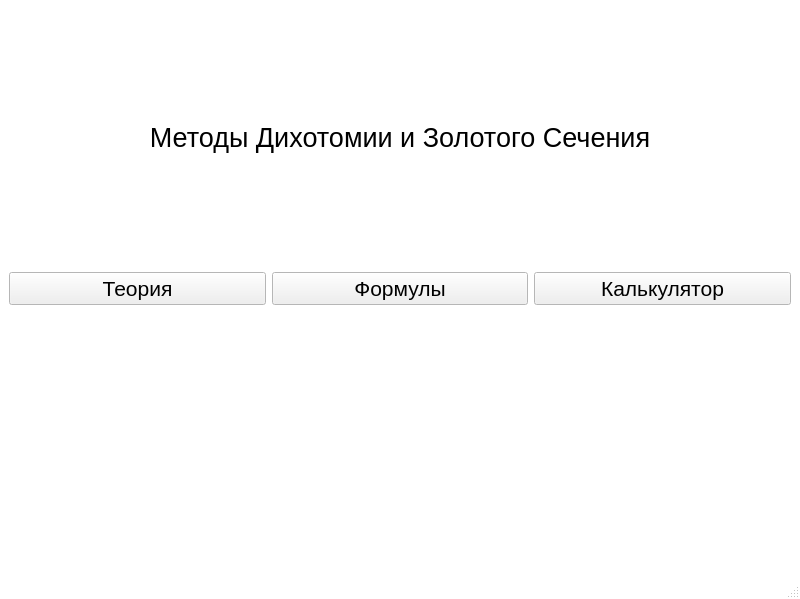
<?xml version="1.0" encoding="UTF-8"?>
<ui version="4.0">
 <class>MainWindow</class>
 <widget class="QMainWindow" name="MainWindow">
  <property name="geometry">
   <rect>
    <x>0</x>
    <y>0</y>
    <width>800</width>
    <height>599</height>
   </rect>
  </property>
  <property name="palette">
   <palette>
    <active>
     <colorrole role="Base">
      <brush brushstyle="SolidPattern">
       <color alpha="255">
        <red>255</red>
        <green>255</green>
        <blue>255</blue>
       </color>
      </brush>
     </colorrole>
     <colorrole role="Window">
      <brush brushstyle="SolidPattern">
       <color alpha="255">
        <red>255</red>
        <green>255</green>
        <blue>255</blue>
       </color>
      </brush>
     </colorrole>
    </active>
    <inactive>
     <colorrole role="Base">
      <brush brushstyle="SolidPattern">
       <color alpha="255">
        <red>255</red>
        <green>255</green>
        <blue>255</blue>
       </color>
      </brush>
     </colorrole>
     <colorrole role="Window">
      <brush brushstyle="SolidPattern">
       <color alpha="255">
        <red>255</red>
        <green>255</green>
        <blue>255</blue>
       </color>
      </brush>
     </colorrole>
    </inactive>
    <disabled>
     <colorrole role="Base">
      <brush brushstyle="SolidPattern">
       <color alpha="255">
        <red>255</red>
        <green>255</green>
        <blue>255</blue>
       </color>
      </brush>
     </colorrole>
     <colorrole role="Window">
      <brush brushstyle="SolidPattern">
       <color alpha="255">
        <red>255</red>
        <green>255</green>
        <blue>255</blue>
       </color>
      </brush>
     </colorrole>
    </disabled>
   </palette>
  </property>
  <property name="windowTitle">
   <string>MainWindow</string>
  </property>
  <property name="autoFillBackground">
   <bool>false</bool>
  </property>
  <widget class="QWidget" name="centralwidget">
   <layout class="QVBoxLayout" name="verticalLayout">
    <item>
     <layout class="QVBoxLayout" name="verticalLayout_4">
      <item>
       <widget class="QLabel" name="label">
        <property name="font">
         <font>
          <pointsize>20</pointsize>
         </font>
        </property>
        <property name="text">
         <string>Методы Дихотомии и Золотого Сечения</string>
        </property>
        <property name="alignment">
         <set>Qt::AlignCenter</set>
        </property>
       </widget>
      </item>
     </layout>
    </item>
    <item>
     <layout class="QHBoxLayout" name="horizontalLayout">
      <item>
       <widget class="QPushButton" name="pushButton">
        <property name="font">
         <font>
          <pointsize>16</pointsize>
         </font>
        </property>
        <property name="text">
         <string>Теория</string>
        </property>
        <property name="iconSize">
         <size>
          <width>16</width>
          <height>16</height>
         </size>
        </property>
       </widget>
      </item>
      <item>
       <widget class="QPushButton" name="pushButton_2">
        <property name="font">
         <font>
          <pointsize>16</pointsize>
         </font>
        </property>
        <property name="text">
         <string>Формулы</string>
        </property>
       </widget>
      </item>
      <item>
       <widget class="QPushButton" name="pushButton_3">
        <property name="font">
         <font>
          <pointsize>16</pointsize>
         </font>
        </property>
        <property name="text">
         <string>Калькулятор</string>
        </property>
       </widget>
      </item>
     </layout>
    </item>
    <item>
     <layout class="QVBoxLayout" name="verticalLayout_2">
      <item>
       <widget class="QLabel" name="label_2">
        <property name="text">
         <string/>
        </property>
       </widget>
      </item>
     </layout>
    </item>
   </layout>
  </widget>
  <widget class="QStatusBar" name="statusbar"/>
 </widget>
 <resources/>
 <connections/>
</ui>
